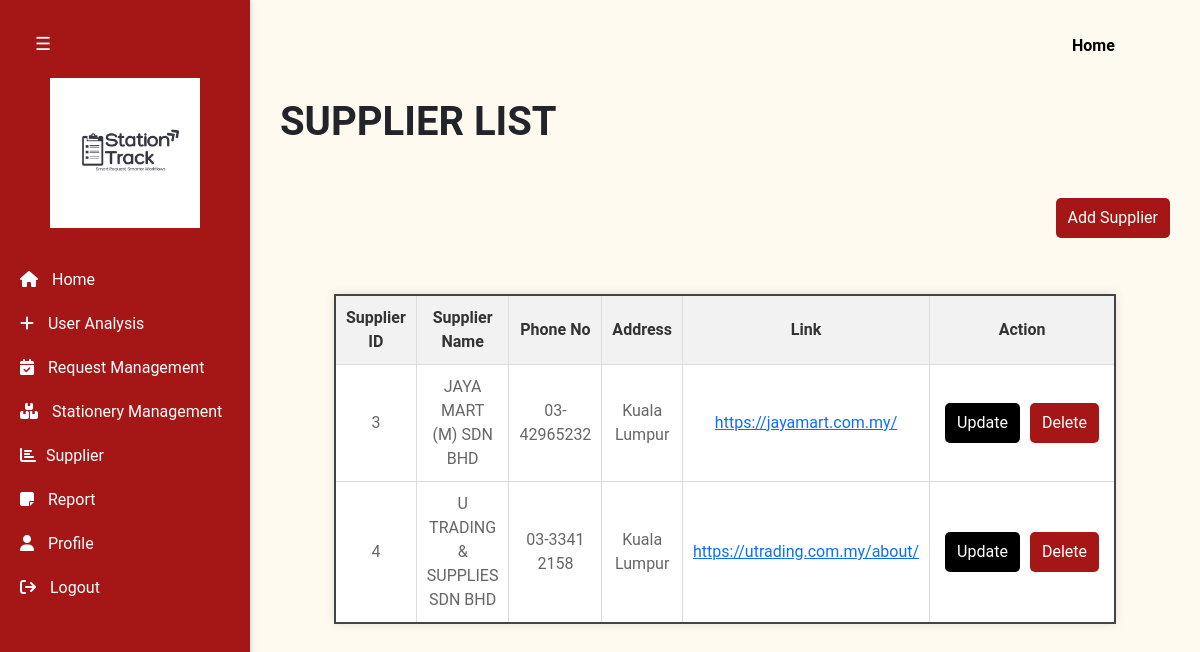
Screenshot of /supplier.php with the database file from the repository.
### tables this page shows
CREATE TABLE `supplier` (
  `supplier_id` int(20) NOT NULL,
  `supplier_name` varchar(30) NOT NULL,
  `supplier_address` varchar(100) NOT NULL,
  `supplier_link` varchar(500) NOT NULL,
  `supplier_phone` varchar(20) NOT NULL
);

### supplier.php (the view, shortened to what this page needs)
<!DOCTYPE html>
<html>
<head>
    <link rel="stylesheet" href="https://cdnjs.cloudflare.com/ajax/libs/font-awesome/6.4.2/css/all.min.css">
    <link href="https://cdn.jsdelivr.net/npm/bootstrap@5.3.0-alpha3/dist/css/bootstrap.min.css" rel="stylesheet">
</head>
<body>
 <button class="toggle-btn" id="toggleBtn">☰</button>
<div class="sidebar" id="sidebar">
    <br>
    <a href="index.php"><img src="stationtrack1.png" alt="StationTrack Logo"></a>
    <a href="admin_dashboard.php"><i class="fa fa-home"></i> Home</a>
    <a href="staff_analysis.php"><i class="fa-solid fa-plus"></i> User Analysis</a>
    <a href="request_list.php"><i class="fa-solid fa-calendar-check"></i> Request Management</a>
    <a href="stationery_list.php"><i class="fa fa-boxes-stacked"></i> Stationery Management</a>
     <a href="supplier.php"><i class="fa fa-bar-chart"></i>Supplier</a>
     <a href="report.php"><i class="fa-solid fa-note-sticky"></i> Report</a>
    <a href="admin_profile.php"><i class="fa fa-user"></i> Profile</a>
    <a href="logout.php"><i class="fa fa-sign-out"></i> Logout</a>
</div>
<br>
    <Body>
<header>
<nav>
<ul>
<li><b><a href="admin_dashboard.php" title="Home">Home</a></b></li>
</ul>
</nav>
</header>
  <div class="content" id="mainContent">
        <h1><B>SUPPLIER LIST</B></h1>
        <br>
        <div style="text-align: center;">
            <a class="back-to-home" href="add_supplier.php">Add Supplier </a>
        </div>
        <br>
    <br>
<?php
include 'db_connect.php';
echo "<body style='background-color:Floral white'>";
$ContohSQL = "SELECT * FROM supplier WHERE supplier_id LIKE '" . isset($_POST['stationtrack_supplierid']). "%'";
$hasilQuery = $conn->query($ContohSQL);
echo "<table align='center'>
    <tr>
        <th>Supplier ID</th>
        <th>Supplier Name</th>
        <th>Phone No</th>
        <th>Address</th>
        <th>Link</th>
        <th>Action</th>
    </tr>";
while ($row = $hasilQuery->fetch_array()) {
    echo "<tr>
        <td>" . $row["supplier_id"] . "</td>
        <td>" . $row["supplier_name"]."</td>
        <td>" . $row["supplier_phone"]."</td>
        <td>" . $row["supplier_address"] . "</td>
      <td><a href='" . $row["supplier_link"] . "' target='_blank'>" . $row["supplier_link"] . "</a></td>
        <td class='action-cell'>
            <div class='action-buttons'>
                <a class='button update-button' href='supplier_update.php?studid={$row['supplier_id']}'>Update</a>
                <a class='button delete-button' href='supplier_delete.php?studid={$row['supplier_id']}'>Delete</a>
            </div>
        </td>
    </tr>";
}
echo "</table>";
?>
</body>
</html>

### supplier.php (style rules this page uses)
table { width: 80%; margin: 20px auto; border-collapse: collapse; border: 2px solid #444; background-color: #fff; box-shadow: 0px 0px 10px rgba(0, 0, 0, 0.1); }
table th, table td { border: 1px solid #ddd; padding: 10px; text-align: center; }
table th { background-color: #f2f2f2; color: #333; font-weight: bold; }
table td { background-color: #fff; color: #666; }
table tr:nth-child(even) { background-color: #a51717; }
table .action-cell { width: 160px; }
table .action-buttons { display: flex; justify-content: center; }
table a.button { display: inline-block; margin: 5px; padding: 8px 12px; color:rgb(255, 255, 255); text-decoration: none; border-radius: 5px; transition: background-color 0.3s ease; }
.back-to-home { display: inline-block; margin-top: 20px; padding: 8px 12px; background-color: #a51717; color: white; text-decoration: none; border-radius: 5px; transition: background-color 0.3s ease; }
body { margin: 0; font-family: 'Poppins', 'Roboto', Arial, sans-serif; background-color: FloralWhite; }
.sidebar { position: fixed; left: 0; top: 0; width: 250px; height: 100vh; background-color:#a51717; color: white; padding: 20px 0; box-shadow: 2px 0 5px rgba(0, 0, 0, 0.1); transform: translateX(0); transition: transform 0.3s ease; }
.sidebar a { text-decoration: none; color: white; display: block; padding: 10px 20px; font-size: 16px; }
.sidebar i { margin-right: 10px; }
.sidebar img { display: block; margin: 0 auto 20px; width: 150px; }
.content { margin-left: 250px; padding: 30px; transition: margin-left 0.3s ease; }
header { background-color: transparent; color: white; padding: 10px 20px; position: sticky; top: 0; z-index: 999; }
header * { display: inline; }
header li { margin: 20px; }
header li a { color: black; text-decoration: none; }
.toggle-btn { position: fixed; top: 20px; left: 20px; z-index: 1000; background-color: #a51717; color: white; border: none; border-radius: 5px; padding: 10px 15px; font-size: 18px; cursor: pointer; transition: background-color 0.3s; }
.back-to-home { display: inline-block; margin-top: 20px; padding: 8px 12px; float: right; background-color: #a51717; color: white; text-decoration: none; border-radius: 5px; transition: background-color 0.3s ease; }
.update-button { background-color: black; color: white; }
.delete-button { background-color: rgb(165, 23, 23); color: white; }

### rows the page displays
supplier: supplier_id "3", supplier_name "JAYA MART (M) SDN BHD", supplier_phone "03-42965232", supplier_address "Kuala Lumpur", supplier_link "https://jayamart.com.my/"
supplier: supplier_id "4", supplier_name "U TRADING & SUPPLIES SDN BHD", supplier_phone "03-3341 2158", supplier_address "Kuala Lumpur", supplier_link "https://utrading.com.my/about/"
